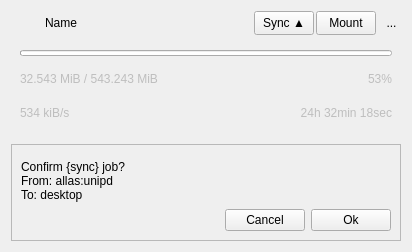
<?xml version="1.0" encoding="UTF-8"?>
<ui version="4.0">
 <class>JobWidget</class>
 <widget class="QWidget" name="JobWidget">
  <property name="geometry">
   <rect>
    <x>0</x>
    <y>0</y>
    <width>412</width>
    <height>252</height>
   </rect>
  </property>
  <property name="sizePolicy">
   <sizepolicy hsizetype="Minimum" vsizetype="Preferred">
    <horstretch>1</horstretch>
    <verstretch>0</verstretch>
   </sizepolicy>
  </property>
  <property name="windowTitle">
   <string>Form</string>
  </property>
  <layout class="QVBoxLayout" name="verticalLayout_2">
   <property name="spacing">
    <number>6</number>
   </property>
   <item>
    <layout class="QHBoxLayout" name="mainLayout">
     <property name="spacing">
      <number>2</number>
     </property>
     <item>
      <widget class="QLabel" name="jobIcon">
       <property name="sizePolicy">
        <sizepolicy hsizetype="Fixed" vsizetype="Fixed">
         <horstretch>0</horstretch>
         <verstretch>0</verstretch>
        </sizepolicy>
       </property>
       <property name="minimumSize">
        <size>
         <width>24</width>
         <height>24</height>
        </size>
       </property>
       <property name="maximumSize">
        <size>
         <width>24</width>
         <height>24</height>
        </size>
       </property>
       <property name="cursor">
        <cursorShape>SizeVerCursor</cursorShape>
       </property>
       <property name="text">
        <string/>
       </property>
       <property name="pixmap">
        <pixmap>:/resources/icons/mount_Running.svg</pixmap>
       </property>
       <property name="scaledContents">
        <bool>true</bool>
       </property>
       <property name="margin">
        <number>0</number>
       </property>
      </widget>
     </item>
     <item>
      <spacer name="horizontalSpacer">
       <property name="orientation">
        <enum>Qt::Orientation::Horizontal</enum>
       </property>
       <property name="sizeType">
        <enum>QSizePolicy::Policy::Fixed</enum>
       </property>
       <property name="sizeHint" stdset="0">
        <size>
         <width>8</width>
         <height>20</height>
        </size>
       </property>
      </spacer>
     </item>
     <item>
      <widget class="QLabel" name="name">
       <property name="sizePolicy">
        <sizepolicy hsizetype="Preferred" vsizetype="Preferred">
         <horstretch>0</horstretch>
         <verstretch>0</verstretch>
        </sizepolicy>
       </property>
       <property name="text">
        <string>Name</string>
       </property>
       <property name="scaledContents">
        <bool>true</bool>
       </property>
      </widget>
     </item>
     <item>
      <widget class="QPushButton" name="button1">
       <property name="sizePolicy">
        <sizepolicy hsizetype="Fixed" vsizetype="Fixed">
         <horstretch>0</horstretch>
         <verstretch>0</verstretch>
        </sizepolicy>
       </property>
       <property name="minimumSize">
        <size>
         <width>60</width>
         <height>24</height>
        </size>
       </property>
       <property name="maximumSize">
        <size>
         <width>60</width>
         <height>24</height>
        </size>
       </property>
       <property name="text">
        <string>Sync ▲</string>
       </property>
      </widget>
     </item>
     <item>
      <widget class="QPushButton" name="button2">
       <property name="sizePolicy">
        <sizepolicy hsizetype="Fixed" vsizetype="Fixed">
         <horstretch>0</horstretch>
         <verstretch>0</verstretch>
        </sizepolicy>
       </property>
       <property name="minimumSize">
        <size>
         <width>60</width>
         <height>24</height>
        </size>
       </property>
       <property name="maximumSize">
        <size>
         <width>60</width>
         <height>24</height>
        </size>
       </property>
       <property name="text">
        <string>Mount</string>
       </property>
      </widget>
     </item>
     <item>
      <spacer name="horizontalSpacer_2">
       <property name="orientation">
        <enum>Qt::Orientation::Horizontal</enum>
       </property>
       <property name="sizeType">
        <enum>QSizePolicy::Policy::Fixed</enum>
       </property>
       <property name="sizeHint" stdset="0">
        <size>
         <width>4</width>
         <height>20</height>
        </size>
       </property>
      </spacer>
     </item>
     <item>
      <widget class="QToolButton" name="statusIcon">
       <property name="toolTip">
        <string>Open log file</string>
       </property>
       <property name="styleSheet">
        <string notr="true">QToolButton { border: none; padding: 0px; background: transparent; }</string>
       </property>
       <property name="text">
        <string>...</string>
       </property>
      </widget>
     </item>
    </layout>
   </item>
   <item>
    <widget class="QFrame" name="progressFrame">
     <property name="frameShape">
      <enum>QFrame::Shape::NoFrame</enum>
     </property>
     <property name="frameShadow">
      <enum>QFrame::Shadow::Plain</enum>
     </property>
     <layout class="QVBoxLayout" name="verticalLayout_3">
      <item>
       <widget class="QProgressBar" name="progress">
        <property name="maximumSize">
         <size>
          <width>16777215</width>
          <height>6</height>
         </size>
        </property>
        <property name="minimum">
         <number>0</number>
        </property>
        <property name="value">
         <number>0</number>
        </property>
        <property name="textVisible">
         <bool>false</bool>
        </property>
        <property name="invertedAppearance">
         <bool>false</bool>
        </property>
       </widget>
      </item>
      <item>
       <layout class="QGridLayout" name="gridLayout">
        <property name="horizontalSpacing">
         <number>8</number>
        </property>
        <property name="verticalSpacing">
         <number>0</number>
        </property>
        <item row="0" column="0">
         <widget class="QLabel" name="bytes">
          <property name="enabled">
           <bool>false</bool>
          </property>
          <property name="text">
           <string>32.543 MiB / 543.243 MiB</string>
          </property>
         </widget>
        </item>
        <item row="1" column="0">
         <widget class="QLabel" name="speed">
          <property name="enabled">
           <bool>false</bool>
          </property>
          <property name="text">
           <string>534 kiB/s</string>
          </property>
         </widget>
        </item>
        <item row="0" column="1">
         <widget class="QLabel" name="percent">
          <property name="enabled">
           <bool>false</bool>
          </property>
          <property name="text">
           <string>53%</string>
          </property>
          <property name="alignment">
           <set>Qt::AlignmentFlag::AlignRight|Qt::AlignmentFlag::AlignTrailing|Qt::AlignmentFlag::AlignVCenter</set>
          </property>
         </widget>
        </item>
        <item row="1" column="1">
         <widget class="QLabel" name="eta">
          <property name="enabled">
           <bool>false</bool>
          </property>
          <property name="text">
           <string>24h 32min 18sec</string>
          </property>
          <property name="alignment">
           <set>Qt::AlignmentFlag::AlignRight|Qt::AlignmentFlag::AlignTrailing|Qt::AlignmentFlag::AlignVCenter</set>
          </property>
         </widget>
        </item>
       </layout>
      </item>
     </layout>
    </widget>
   </item>
   <item>
    <widget class="QFrame" name="confirmFrame">
     <property name="frameShape">
      <enum>QFrame::Shape::StyledPanel</enum>
     </property>
     <property name="frameShadow">
      <enum>QFrame::Shadow::Raised</enum>
     </property>
     <layout class="QVBoxLayout" name="verticalLayout">
      <property name="spacing">
       <number>0</number>
      </property>
      <item>
       <widget class="QLabel" name="confirmLabel">
        <property name="sizePolicy">
         <sizepolicy hsizetype="Ignored" vsizetype="Preferred">
          <horstretch>0</horstretch>
          <verstretch>0</verstretch>
         </sizepolicy>
        </property>
        <property name="frameShape">
         <enum>QFrame::Shape::NoFrame</enum>
        </property>
        <property name="text">
         <string>&lt;html&gt;&lt;head/&gt;&lt;body&gt;&lt;p&gt;Confirm {sync} job?&lt;br/&gt;From: allas:unipd&lt;br/&gt;To: desktop&lt;/p&gt;&lt;/body&gt;&lt;/html&gt;</string>
        </property>
        <property name="wordWrap">
         <bool>true</bool>
        </property>
        <property name="indent">
         <number>0</number>
        </property>
       </widget>
      </item>
      <item>
       <layout class="QHBoxLayout" name="horizontalLayout">
        <property name="spacing">
         <number>6</number>
        </property>
        <item>
         <spacer name="horizontalSpacer_3">
          <property name="orientation">
           <enum>Qt::Orientation::Horizontal</enum>
          </property>
          <property name="sizeHint" stdset="0">
           <size>
            <width>40</width>
            <height>0</height>
           </size>
          </property>
         </spacer>
        </item>
        <item>
         <widget class="QPushButton" name="cancel">
          <property name="text">
           <string>Cancel</string>
          </property>
         </widget>
        </item>
        <item>
         <widget class="QPushButton" name="confirm">
          <property name="text">
           <string>Ok</string>
          </property>
         </widget>
        </item>
       </layout>
      </item>
     </layout>
    </widget>
   </item>
  </layout>
 </widget>
 <resources/>
 <connections/>
</ui>
